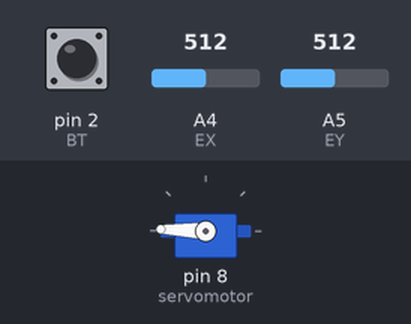
A sketch run on a simulated Arduino Uno, built with avr-gcc and run on an emulated ATmega328P. Shown: servo. Inputs (shaded band) come from the test bench; at power-on: A4 (EX) = 512, pin 2 (BT) HIGH, A5 (EY) = 512.

Above: at 1.2 s.
1.3 s: A4 (EX) set to 990
2.8 s: A4 (EX) set to 1018
At 4.3 s:
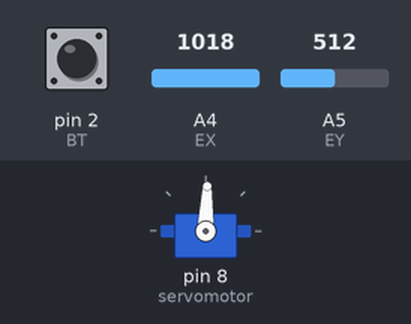
5.2 s: pin 2 (BT) pulled LOW for 0.15 s
At 5.98 s:
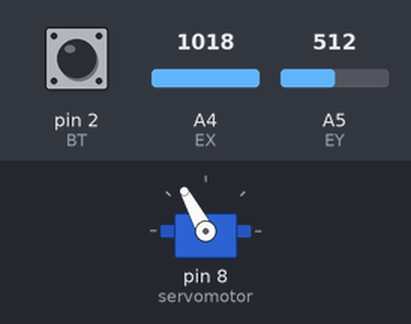
7.6 s: A4 (EX) set to 111
9.1 s: A4 (EX) set to 94
At 9.55 s:
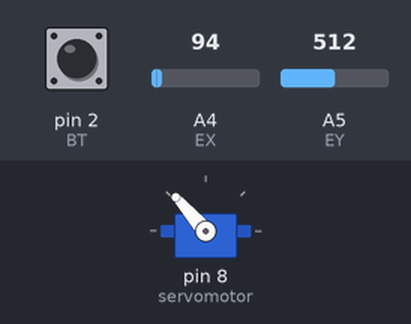
11.5 s: pin 2 (BT) pulled LOW for 3.2 s
At 16.0 s:
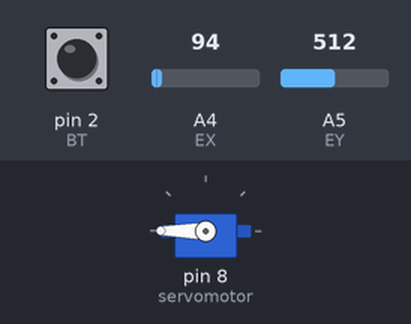
Timing chart, 0 to 17.2 s (numbered marks = the images above; inputs shaded):
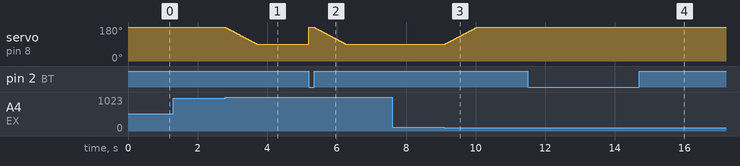

The sketch:

program.ino
```cpp
#include <Servo.h>

const int EX = A4, EY = A5, BT = 2; // This line is for a joystick and the meaning is: EX = Axis X, EY = Axis Y & BT = Button
int LBT, LEX, LEY, a = 178; // This line is for some inputs and the meaning is: LBT = Reading Button, LEX = Reading Axis X, LEY = Reading Axis Y & a = variable angle of the claw
Servo servomotor;

void setup() {
  pinMode(EX, INPUT);
  pinMode(EY, INPUT);
  pinMode(BT, INPUT_PULLUP);
  servomotor.attach(8);
  servomotor.write(a);
}

void loop() {
  LEX = analogRead(EX);
  LEY = analogRead(EY);
  LBT = digitalRead(BT);

  if(LEX >= 1000){
    a = a - 1;
    servomotor.write(a);
    if(a <= 88){
      a = 88;
      servomotor.write(a);
    }
  }
  else if(LEX <= 100){
    a = a + 1;
    servomotor.write(a);
    if (a >= 178)
    a = 180;
    servomotor.write(a);
  }

  if(LBT == 0){
      a = 178;
      servomotor.write(a);
  }
  delay(10);
}
```

Measured:
- the behaviour switches between 999 and 1000 on A4 (EX) (found by bisection; images 0 and 1)
- the behaviour switches between 101 and 100 on A4 (EX) (found by bisection; images 2 and 3)
- after the input at 1.3 s, every drawn part: stays the same
- after the input at 2.8 s, servo on pin 8 (servomotor): moves from 178° to 88° over 0.93 s, starting at once
- after the input at 7.6 s, every drawn part: stays the same
- after the input at 9.1 s, servo on pin 8 (servomotor): moves from 88° to 180° over 0.92 s, starting at once
- after the input at 11.5 s, servo on pin 8 (servomotor): 180° → 178° at once, → 180° 3.2 s later
